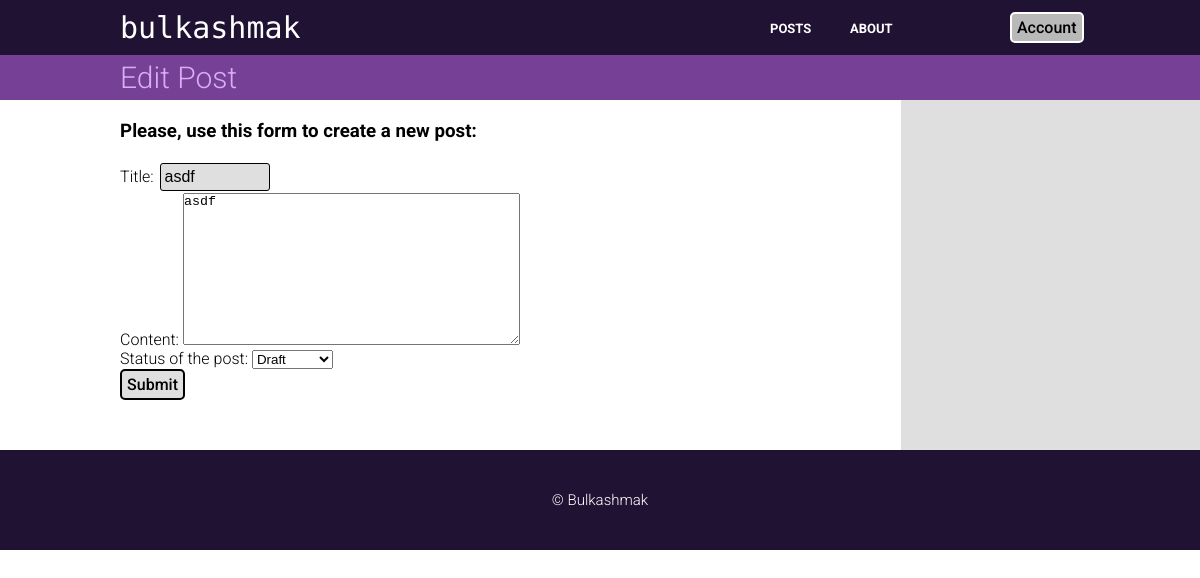
Screenshot of /posts/edit/16 (signed in) with the database file from the repository.
### posts/models.py (models this page shows, shortened)
class Post(models.Model):
    title = models.CharField(max_length=100)
    slug = models.SlugField(max_length=100,
                            null=False,
                            unique=False)
    author = models.ForeignKey(User,
                               on_delete=models.CASCADE,
                               related_name='blog_posts',
                               default=None)
    content = models.TextField()
    created = models.DateTimeField(verbose_name="When the post was created",
                                   auto_now=True)
    updated = models.DateTimeField(verbose_name="When the post was updated",
                                   auto_now_add=True)
    STATUS = (
        (0, "Draft"),
        (1, "Published")
    )
    status = models.IntegerField(verbose_name="Status of the post",
                                 choices=STATUS,
                                 default=1)
    class Meta:
        ordering = ["-created"]

### posts/views.py (the view)
# urls.py: path('posts/edit/<int:post_id>', views.edit_post, name='edit_post'),
@login_required(login_url='reqistration/login.html')
def edit_post(request, post_id):
    template = 'posts/create_post.html'
    post_obj = get_object_or_404(Post, id=post_id)
    if request.method == "POST":
        form = CreatePost(request.POST, instance=post_obj)
        if form.is_valid():
            post = form.save(commit=False)
            post.author = request.user
            post.save()
            return redirect('account_details')
    else:
        form = CreatePost(instance=post_obj)
    context = {
        'form': form,
        'title': 'Edit Post'
    }
    return render(request, template, context)

### posts/forms.py
class CreatePost(forms.ModelForm):
    class Meta:
        model = Post
        fields = ['title',
                  'content',
                  'status']

### posts/templates/posts/create_post.html (shortened to what this page needs)
{% extends 'base.html' %}
{% block content %}
<div class="create_post">
    <form method="post">
        <h3>Please, use this form to create a new post:</h3>
        <br>
        {{ form.as_p }}
        <input type="submit" class="log-button" value="Submit">
    </form>
</div>
{% endblock content %}

### posts/static/css/base.css (style rules this page uses)
* { padding: 0px; margin: 0px; }
body { color: black; background-color: white; font-family: "Roboto", sans-serif; font-weight: 300; }
.log-button { background-color: #dfdfdf; border: solid 2px black; border-radius: 5px; color: black; padding: 4px 5px; font-size: 16px; font-family: "Roboto", sans-serif; font-weight: 500; transition: all 0.3s ease 0s; }
input[type=text], input[type=password] { background-color: #dfdfdf; color: black; font-size: 16px; width: 100px; padding: 4px 4px; margin: 2px 2px; border: solid 1px black; border-radius: 3px; transition: all 0.3s ease 0s; }

### rows the page displays
Post: title "asdf", content "asdf", status "Draft"

### other values shown
{{ title }} "Edit Post"
